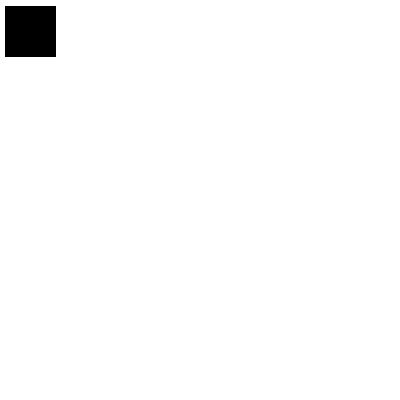
Frame 1 (no input)
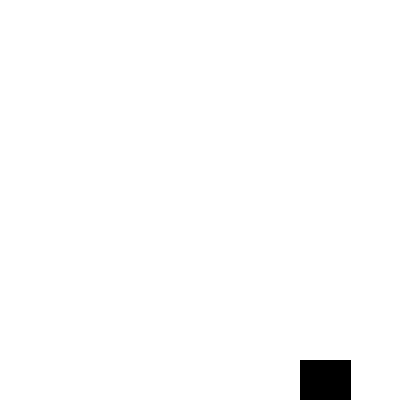
Frame 60 (the mouse pressed at the canvas centre just before this capture)
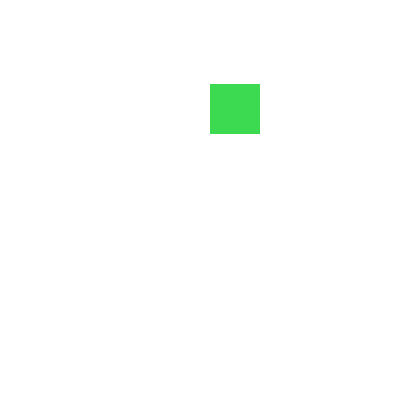
Frame 120 (the mouse held since frame 60 and released just before this capture)

The Processing sketch that drew these frames (run headless with seeded random() and noise(); from frame 60 on, the mouse is pressed at the canvas centre):

// Processing sketch: processing_50640
// ── processing_50640.pde

int i = 0;
int j = 0;
int ispeed = 5;
int jspeed = 6;
int spacing = 5;
color c;
boolean hitedge = false;

void setup() {
size(400,400);
background(255);

}

void draw() {
  moveRect();
  bounceRect();
  colorRect();
  drawRect();
  
  
  if(mousePressed == true) {
    noStroke();
    if (mouseButton == LEFT) {
      background(255);
      strokeWeight(5);
      rect(80, i, 80, j);
      rect(i, 80, j, 80);
      rect(i, 60, j, 60);
      rect(60, i, 60, j);
      rect(20, j, 20, i);
      rect(i, 20, j, 20);
      rect(j, i, 5, 5);
      rect(j,10, 10, 10);
      rect(10,i, 10, 10);
      rect(random(pmouseY - 5, pmouseY + 5), random(pmouseX - 5, pmouseX + 5), mouseX, mouseY); 
    } else if (mouseButton == RIGHT) {
      background(0);
      ellipse(random(height), random(width), 50, 50);
      rect(i,j, random(height), random(width));    
    }
  }
  
   
}


/*void mouseDragged() {
  stroke(random(255));
  line(0, 0, random(height), random(width));
  line(0, 400, random(height), random(width));
  line(400, 0, random(height), random(width));
  line(400, 400, random(height), random(width));
}
*/
void moveRect() {
  i = i + ispeed;
  j = j + jspeed;
}

void bounceRect() {
  if(i > width || i < 0) {
    ispeed = ispeed * -1;
    hitedge = true;
  }
  
  if(j > height || j < 0) {
    jspeed = jspeed * -1;
    hitedge = true;
  }
}

void drawRect() {
  background(255);
  fill(c);
  rect(i, j, 50, 50);
}

void colorRect() {
  if (hitedge) {
    hitedge = false;
    c = color(random(255), random(255), random(255));
  }
}


    
